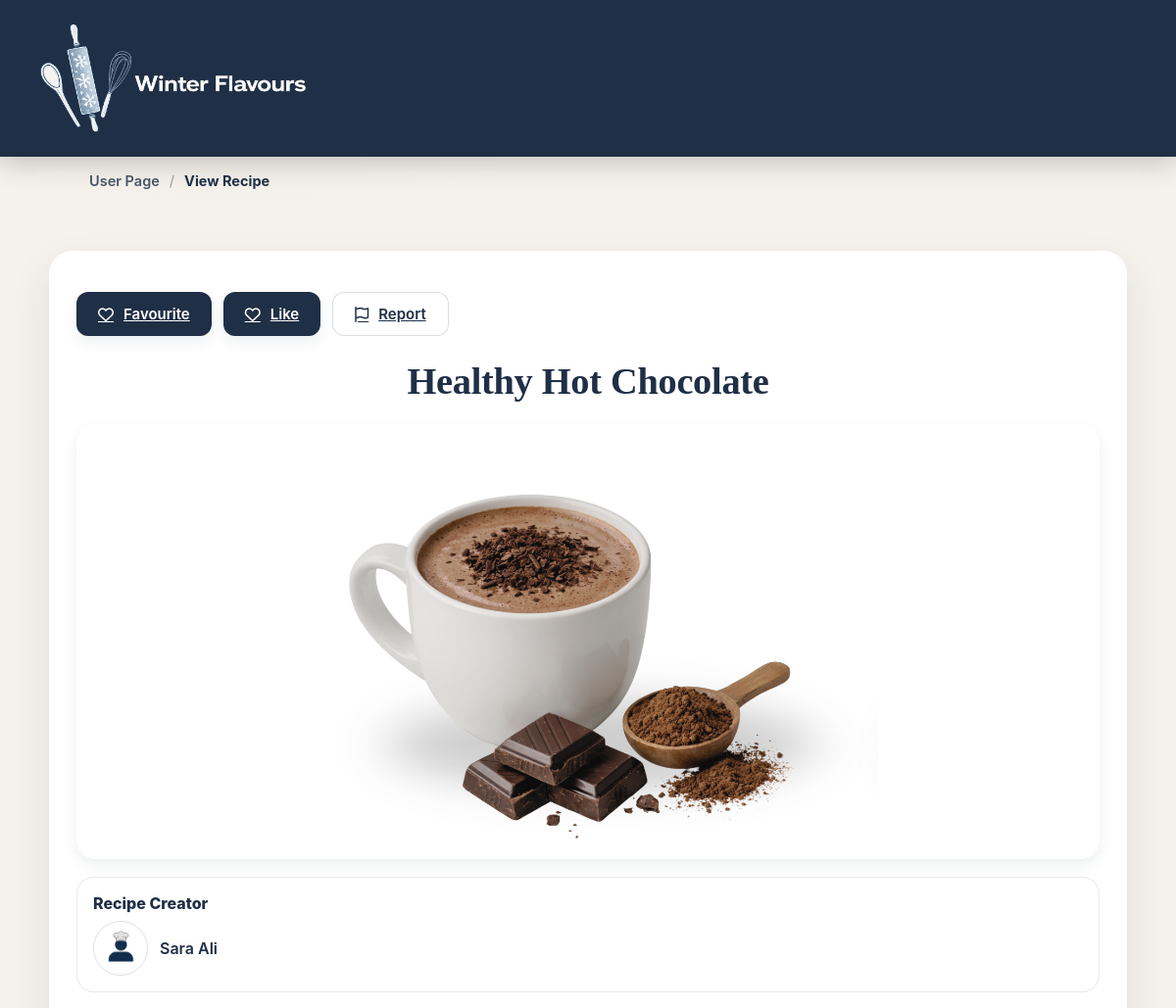
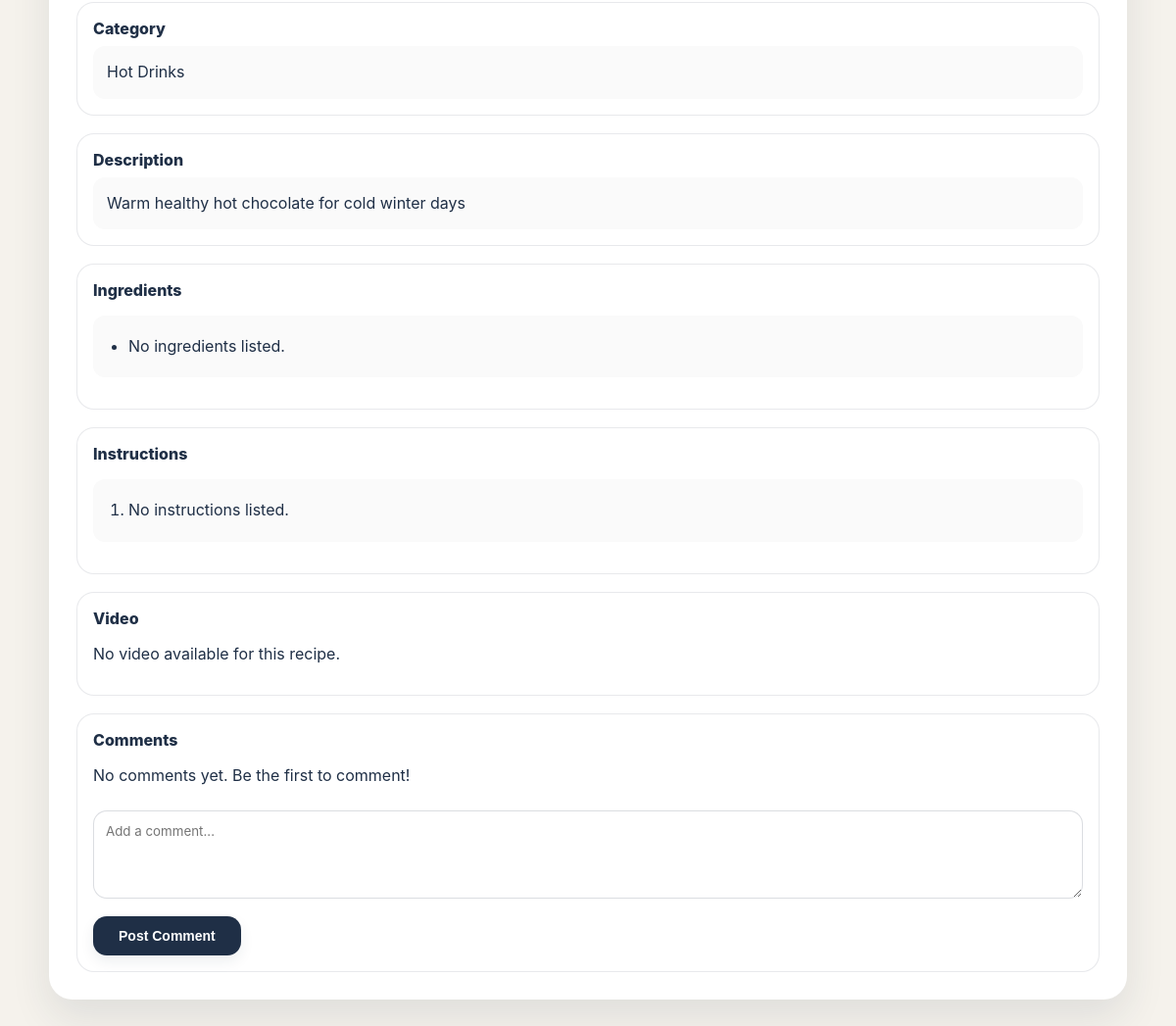
The page /viewRecipe.php?id=4 (signed in) on the database its author committed (2 pictures, top to bottom).
### tables this page shows
CREATE TABLE `Recipe` (
  `id` int NOT NULL,
  `userID` int NOT NULL,
  `categoryID` int NOT NULL,
  `name` varchar(100) NOT NULL,
  `description` text NOT NULL,
  `photoFileName` varchar(255) NOT NULL,
  `videoFilePath` varchar(255) DEFAULT NULL
);

CREATE TABLE `User` (
  `id` int NOT NULL,
  `userType` varchar(10) NOT NULL,
  `firstName` varchar(50) NOT NULL,
  `lastName` varchar(50) NOT NULL,
  `emailAddress` varchar(100) NOT NULL,
  `password` varchar(255) NOT NULL,
  `photoFileName` varchar(255) DEFAULT 'default.png'
);

CREATE TABLE `RecipeCategory` (
  `id` int NOT NULL,
  `categoryName` varchar(50) NOT NULL
);

### ViewRecipe.php (the view, shortened to what this page needs)
<?php
include("db.php");
$recipeID = (int)$_GET['id'];
$stmt = $conn->prepare("
    SELECT r.id, r.name, r.description, r.photoFileName, r.videoFilePath,
           rc.categoryName,
           u.firstName, u.lastName, u.photoFileName AS userPhoto
    FROM Recipe r
    JOIN RecipeCategory rc ON r.categoryID = rc.id
    JOIN User u ON r.userID = u.id
    WHERE r.id = ?
");
$stmt->bind_param("i", $recipeID);
$stmt->execute();
$result = $stmt->get_result();
$recipe = $result->fetch_assoc();
$ingStmt = $conn->prepare("SELECT ingredientName, ingredientQuantity FROM Ingredients WHERE recipeID = ?");
$ingStmt->bind_param("i", $recipeID);
$ingStmt->execute();
$ingredients = $ingStmt->get_result()->fetch_all(MYSQLI_ASSOC);
$insStmt = $conn->prepare("SELECT step FROM Instructions WHERE recipeID = ? ORDER BY stepOrder ASC");
$insStmt->bind_param("i", $recipeID);
$insStmt->execute();
$instructions = $insStmt->get_result()->fetch_all(MYSQLI_ASSOC);
$comStmt = $conn->prepare("
    SELECT c.comment, c.date, u.firstName, u.photoFileName AS userPhoto
    FROM Comment c
    JOIN User u ON c.userID = u.id
    WHERE c.recipeID = ?
    ORDER BY c.date DESC
");
$comStmt->bind_param("i", $recipeID);
$comStmt->execute();
$comments = $comStmt->get_result()->fetch_all(MYSQLI_ASSOC);
    $likeCheck = mysqli_query($conn, "SELECT * FROM Likes WHERE userID='$_SESSION[userID]' AND recipeID='$recipeID'");
    $hasLiked = mysqli_num_rows($likeCheck) > 0;
    $favCheck = mysqli_query($conn, "SELECT * FROM Favourites WHERE userID='$_SESSION[userID]' AND recipeID='$recipeID'");
    $hasFav = mysqli_num_rows($favCheck) > 0;
    $repCheck = mysqli_query($conn, "SELECT * FROM Report WHERE userID='$_SESSION[userID]' AND recipeID='$recipeID'");
    $hasRep = mysqli_num_rows($repCheck) > 0;
?>
<!DOCTYPE html>
<html lang="en">
<head>
  <link rel="stylesheet" href="https://cdnjs.cloudflare.com/ajax/libs/font-awesome/6.5.0/css/all.min.css" />
  <link rel="stylesheet" href="style.css" />
</head>
<body class="vr-body">
<header class="wf-header">
  <div class="wf-header-inner">
    <div class="logo-box">
      <img src="images/logo.png" alt="Logo" id="Logo">
    </div>
  </div>
</header>
<div class="wf-breadcrumb-bar">
  <div class="wf-breadcrumb-inner">
    <ol class="wf-breadcrumbs">
      <li><a href="Userpage.php">User Page</a></li>
      <li class="separator">/</li>
      <li class="current" aria-current="page">View Recipe</li>
    </ol>
  </div>
</div>
<main class="vr-page">
  <article class="vr-card">
    <header class="vr-top">
      <div class="vr-actions">
      <?php
      if($hasFav){
      ?>
      <button class="vr-btn" disabled>Favourite</button>
      <?php } else { ?>
      <a class="vr-btn" href="favourite.php?id=<?php echo $recipeID; ?>"><i class="fa-regular fa-heart"></i>Favourite</a>
      <?php } ?>
      <?php
      if($hasLiked){
      ?>
      <button class="vr-btn" disabled>Like</button>
      <?php } else { ?>
      <a class="vr-btn" href="like.php?id=<?php echo $recipeID; ?>"><i class="fa-regular fa-heart"></i>Like</a>
      <?php } ?>
      <?php
      if($hasRep){
      ?>
      <button class="vr-btn" disabled>Report</button>
      <?php } else { ?>
      <a class="vr-btn vr-btn-outline" href="report.php?id=<?php echo $recipeID; ?>"><i class="fa-regular fa-flag"></i>Report</a>
      <?php } ?>
      </div>
    </header>
    <h1 class="vr-title"><?php echo htmlspecialchars($recipe['name']); ?></h1>
    <div class="vr-media">
      <img
        class="vr-image"
        src="images/<?php echo htmlspecialchars($recipe['photoFileName']); ?>"
        alt="<?php echo htmlspecialchars($recipe['name']); ?>"
      />
    </div>
    <section class="vr-section">
      <h3 class="vr-h">Recipe Creator</h3>
      <div class="vr-creator">
        <img src="images/<?php echo htmlspecialchars($recipe['userPhoto'] ?? 'profile.png'); ?>"
             alt="<?php echo htmlspecialchars($recipe['firstName']); ?>">
        <span><?php echo htmlspecialchars($recipe['firstName'] . ' ' . $recipe['lastName']); ?></span>
      </div>
    </section>
    <section class="vr-section">
      <h3 class="vr-h">Category</h3>
      <div class="vr-field"><?php echo htmlspecialchars($recipe['categoryName']); ?></div>
    </section>
    <section class="vr-section">
      <h3 class="vr-h">Description</h3>
      <div class="vr-field"><?php echo htmlspecialchars($recipe['description']); ?></div>
    </section>
    <section class="vr-section">
      <h3 class="vr-h">Ingredients</h3>
      <ul class="vr-list">
        <?php if (!empty($ingredients)): ?>
          <?php foreach ($ingredients as $ing): ?>
            <li><?php echo htmlspecialchars($ing['ingredientQuantity'] . ' ' . $ing['ingredientName']); ?></li>
          <?php endforeach; ?>
        <?php else: ?>
          <li>No ingredients listed.</li>
        <?php endif; ?>
      </ul>
    </section>
    <section class="vr-section">
      <h3 class="vr-h">Instructions</h3>
      <ol class="vr-list">
        <?php if (!empty($instructions)): ?>
          <?php foreach ($instructions as $ins): ?>
            <li><?php echo htmlspecialchars($ins['step']); ?></li>
          <?php endforeach; ?>
        <?php else: ?>
          <li>No instructions listed.</li>
        <?php endif; ?>
      </ol>
    </section>
    <section class="vr-section">
      <h3 class="vr-h">Video</h3>
      <?php if (!empty($recipe['videoFilePath'])): ?>
        <a class="vr-link"
           href="<?php echo htmlspecialchars($recipe['videoFilePath']); ?>"
           target="_blank" rel="noopener noreferrer">
          Watch video
        </a>
      <?php else: ?>
        <p class="muted">No video available for this recipe.</p>
      <?php endif; ?>
    </section>
    <section class="vr-section">
      <h3 class="vr-h">Comments</h3>
      <?php if (!empty($comments)): ?>
        <?php foreach ($comments as $comment): ?>
          <div class="vr-comment">
            <img
              class="vr-comment-avatar"
              src="images/<?php echo htmlspecialchars($comment['userPhoto'] ?? 'profile.png'); ?>"
              alt="<?php echo htmlspecialchars($comment['firstName']); ?>"
            />
            <div class="vr-comment-content">
              <div class="vr-comment-top">
                <strong class="vr-comment-name"><?php echo htmlspecialchars($comment['firstName']); ?></strong>
                <span class="vr-comment-time"><?php echo date('M d, Y • h:i A', strtotime($comment['date'])); ?></span>
              </div>
              <p><?php echo htmlspecialchars($comment['comment']); ?></p>
            </div>
          </div>
        <?php endforeach; ?>
      <?php else: ?>
        <p class="muted">No comments yet. Be the first to comment!</p>
      <?php endif; ?>
    <form method="POST">
      <textarea class="vr-input" name="comment" placeholder="Add a comment..."></textarea>
      <button class="vr-post">Post Comment</button>
    </form>
    </section>
  </article>
</main>
</body>
</html>

### style.css (style rules this page uses)
.wf-header { background:#1f2f46; height:160px; display:flex; align-items:center; box-shadow:0 8px 24px rgba(0,0,0,.18); position:relative; }
.wf-header-inner { max-width:1200px; width:100%; margin:auto; padding:0 40px; display:flex; align-items:center; justify-content:space-between; }
#Logo { height:200%; width:auto; }
.logo-box { width:auto; height:56px; border-radius:14px; display:flex; align-items:center; justify-content:center; }
.wf-breadcrumb-inner { max-width:1100px; margin:auto; padding:1px 1px; }
.wf-breadcrumbs { list-style:none; display:flex; align-items:center; gap:10px; font-size:14.5px; }
.wf-breadcrumbs a { color:#1f2f46; text-decoration:none; font-weight:600; opacity:.8; }
.wf-breadcrumbs .separator { color:rgba(31,47,70,.45); }
.wf-breadcrumbs .current { font-weight:700; color:#1f2f46; }
* { box-sizing: border-box; }
body { margin: 0; font-family: system-ui, -apple-system, "Segoe UI", Roboto, Arial, sans-serif; background-color: #3E2723; }
body { background: #f5f2ec; font-family: "Inter", sans-serif; color: #1f2f46; }
.vr-body * { box-sizing: border-box; }
.vr-body { margin: 0; font-family: "Inter", system-ui, -apple-system, Segoe UI, Roboto, Arial, sans-serif; color: #1f2f46; background: radial-gradient(800px 360px at 20% 0%, rgba(31,47,70,0.06), transparent 60%), #f5f2ec; }
.vr-page { padding: 48px 20px 70px; display: flex; justify-content: center; }
.vr-card { width: 100%; max-width: 1100px; background: #ffffff; border-radius: 24px; padding: 28px; box-shadow: 0 18px 40px rgba(31,47,70,0.10); }
.vr-top { margin-top: 14px; }
.vr-actions { display: flex; gap: 12px; flex-wrap: wrap; }
.vr-btn { background: #1f2f46; color: #ffffff; border: none; padding: 12px 22px; font-size: 15px; font-weight: 600; border-radius: 12px; box-shadow: 0 6px 14px rgba(31,47,70,0.08); display: inline-flex; align-items: center; gap: 10px; transition: transform 120ms ease, box-shadow 120ms ease; }
.vr-btn i { font-size: 16px; }
.vr-btn-outline { background: #ffffff; color: #1f2f46; border: 1px solid rgba(31,47,70,0.16); box-shadow: none; }
.vr-title { text-align: center; margin: 24px 0 22px; font-family: "Playfair Display", serif; font-size: clamp(28px, 3.2vw, 44px); font-weight: 700; letter-spacing: -0.3px; }
.vr-media { background: #ffffff; border-radius: 20px; padding: 12px; box-shadow: 0 6px 14px rgba(31,47,70,0.08); }
.vr-image { width: 100%; height: min(420px, 55vw); object-fit: cover; border-radius: 14px; display: block; }
.vr-section { margin-top: 18px; background: #ffffff; border: 1px solid rgba(31,47,70,0.10); border-radius: 18px; padding: 16px; }
.vr-h { margin: 0 0 8px; font-size: 16px; font-weight: 800; }
.vr-field { background: #fafafa; border-radius: 12px; padding: 14px; line-height: 1.6; }
.vr-list { background: #fafafa; border-radius: 12px; padding: 14px 18px 14px 36px; line-height: 1.7; }
.vr-list li { padding: 4px 0; }
.vr-creator { display: flex; align-items: center; gap: 12px; }
.vr-creator img { width: 56px; height: 56px; border-radius: 50%; object-fit: cover; border: 1px solid rgba(31,47,70,0.15); }
.vr-creator span { font-weight: 600; }
.vr-input { width: 100%; min-height: 90px; border-radius: 14px; border: 1px solid rgba(31,47,70,0.16); padding: 12px; font-family: inherit; margin-top: 10px; outline: none; }
.vr-post { margin-top: 14px; padding: 12px 26px; font-size: 14px; font-weight: 600; border-radius: 14px; background: #1f2f46; color: #ffffff; border: none; box-shadow: 0 6px 14px rgba(31,47,70,0.08); }

### rows shown on the page
recipe: name "Healthy Hot Chocolate", photoFileName (picture), userID.photoFileName (placeholder picture), userID.lastName "Sara Ali", categoryID.categoryName "Hot Drinks", description "Warm healthy hot chocolate for cold winter days"
